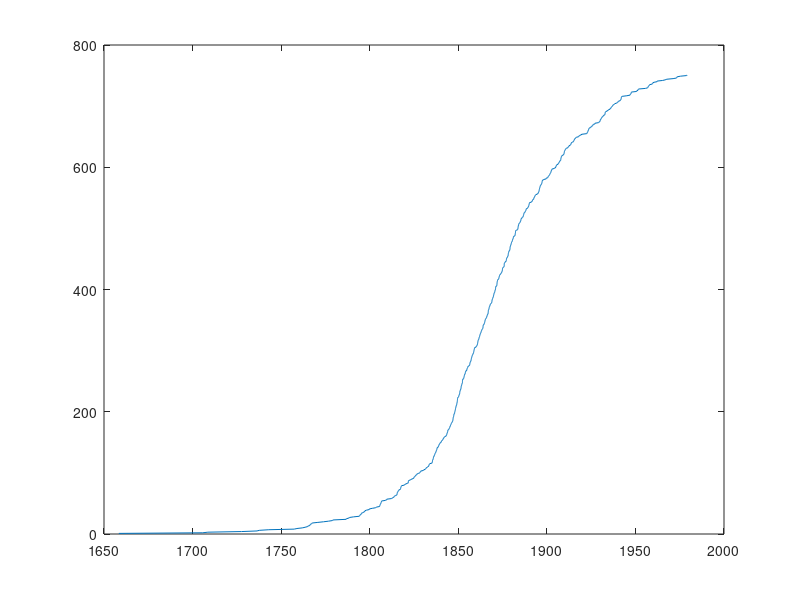

The MATLAB script that drew this image: (Note: this script raises an error after producing the figure.)
%Defining start and end points
t1 = 1658;
td1 = 1980;

%Defining the length of the data set
a = 1;
d = (td1 - t1)*a;
s =(td1 - t1)/d;

%Defining the vector t
t = 1658:s:1980;

%Number of disasters
load('coal_mine_disasters.mat')
n = length(T);
plot(T, 1:751)
lambda = 0.1*ones(d,1);

%Gamma(2, theta)-hyperprior on theta
psi = 1;
theta = gampdf(1,2,psi + sum(lambda));

%Gamma(2, theta)-prior on the intensitetes/lambda
lambda = gampdf(1:d,2,theta);

%Metropolis-Hasting algorithm
rho = 1;
N = 1e4;
X = zeros(N, 1);
X(1) = rand(1);

for k = 1:d-1
    R = rho*(t(k+1)-t(k-1));
    tstar =  t - R + (2*R)*rand(d, 1);
    alpha = min(1, 1);  
    U = rand(1);
    if U <= alpha
        X(k) = 0;
    else
        X(k) = 0;
    end
end

tau = mean(X);

%Gibbs sampling
